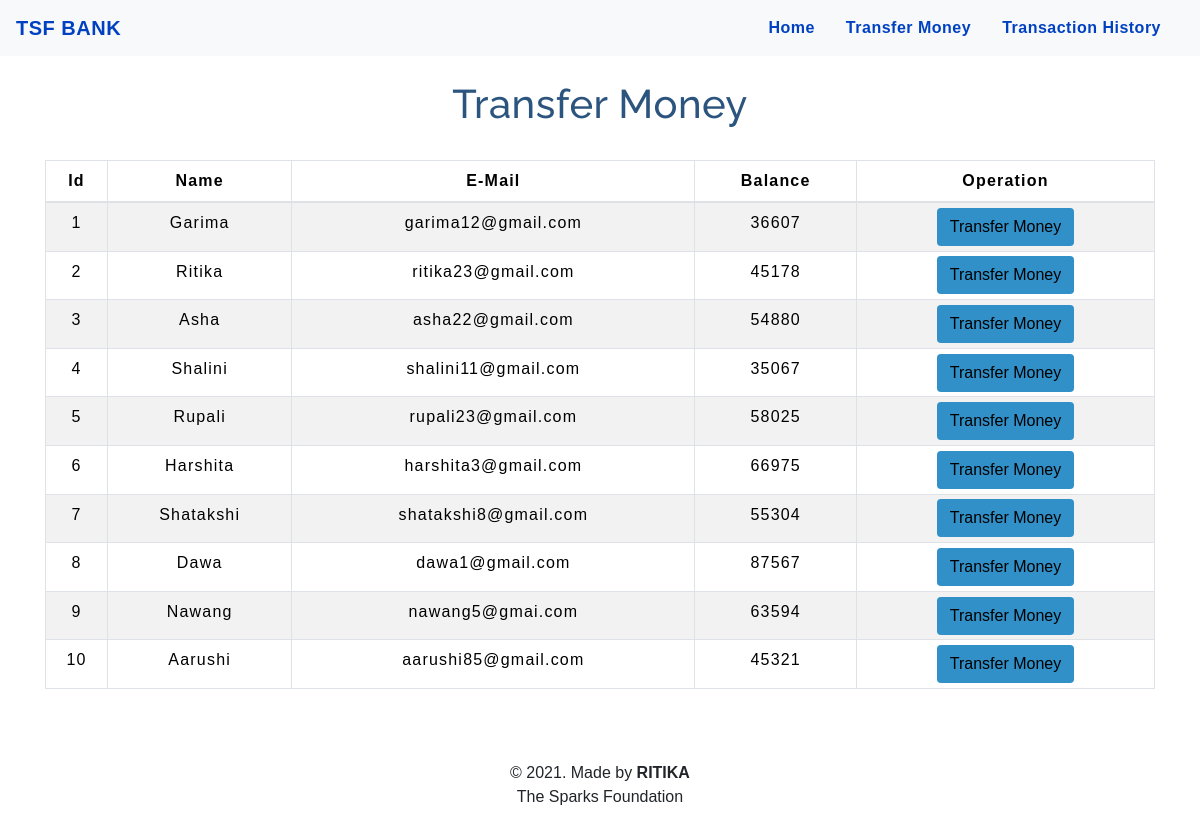
The app's page /transfermoney.php with its own data.
### tables this page shows
CREATE TABLE `users` (
  `id` int(3) NOT NULL,
  `name` text NOT NULL,
  `email` varchar(30) NOT NULL,
  `balance` int(10) NOT NULL
);

### transfermoney.php (the view, shortened to what this page needs)
<!DOCTYPE html>
<html lang="en">
<head>
    <link rel="stylesheet" href="https://maxcdn.bootstrapcdn.com/bootstrap/4.0.0/css/bootstrap.min.css">
    <link rel="stylesheet" type="text/css" href="css/table.css">
    <link rel="stylesheet" type="text/css" href="css/nav.css">
</head>
<body>
<?php
    include 'configuration.php';
    $sql = "SELECT * FROM users";
    $result = mysqli_query($conn,$sql);
?>
<?php
  include 'nav.php';
?>
<div class="container">
        <h2 class="text-center pt-4" style="color : #2B547E">Transfer Money</h2>
        <br>
            <div class="row">
                <div class="col">
                    <div class="table-responsive-sm">
                    <table class="table table-hover table-sm table-striped table-condensed table-bordered" style="border-color:black;">
                        <thead style="color : black;">
                            <tr>
                            <th scope="col" class="text-center py-2">Id</th>
                            <th scope="col" class="text-center py-2">Name</th>
                            <th scope="col" class="text-center py-2">E-Mail</th>
                            <th scope="col" class="text-center py-2">Balance</th>
                            <th scope="col" class="text-center py-2">Operation</th>
                            </tr>
                        </thead>
                        <tbody>
                <?php
                    while($rows=mysqli_fetch_assoc($result)){
                ?>
                    <tr style="color : black;">
                        <td class="py-2"><?php echo $rows['id'] ?></td>
                        <td class="py-2"><?php echo $rows['name']?></td>
                        <td class="py-2"><?php echo $rows['email']?></td>
                        <td class="py-2"><?php echo $rows['balance']?></td>
                        <td><a href="selecteduserdetail.php?id= <?php echo $rows['id'] ;?>"> <button type="button" class="btn" style="background-color : #3090C7;">Transfer Money</button></a></td>
                    </tr>
                <?php
                    }
                ?>
                        </tbody>
                    </table>
                    </div>
                </div>
            </div>
         </div>
         <footer class="text-center mt-5 py-2">
            <p>&copy 2021. Made by <b>RITIKA</b> <br> The Sparks Foundation</p>
        </footer>
</body>
</html>

### nav.php (shortened to what this page needs)
<nav class="navbar navbar-expand-md navbar-light bg-light">
      <a class="navbar-brand" href="index.php" style="color : #0041C2;"><b>TSF BANK</b></a>
      <div class="collapse navbar-collapse" id="collapsibleNavbar">
            <ul class="navbar-nav ml-auto">
              <li class="nav-item">
                <a class="nav-link" href="index.php" style="color : #0041C2;"><b>Home</b></a>
              </li>
              <li class="nav-item">
                <a class="nav-link" href="transfermoney.php" style="color : #0041C2;"><b>Transfer Money</b></a>
              </li>
              <li class="nav-item">
                <a class="nav-link" href="thistory.php" style="color : #0041C2;"><b>Transaction History</b></a>
              </li>
      </div>
    </nav>

### css/table.css (style rules this page uses)
* { padding: 0; margin: 0; box-sizing: border-box; font-family: sans-serif; }
h2 { font-size: 40px; }
table { letter-spacing: 1.2px; }
td { text-align: center; }
button { border:none; background: #d9d9d9; transition: 1s; }

### css/nav.css (style rules this page uses)
.nav-link { margin-right: 15px; color:#2F363F; letter-spacing: 0.5px; transition: 0.5s; }
.navbar-brand { color: #4C4B4B; letter-spacing: 0.5px; }
h2 { color: #4C4B4B; letter-spacing: 0.5px; font-family: raleway; }

### transfermoney.php (style rules this page uses)
button { transition: 1.5s; }

### records on screen
users: id "1", name "Garima", email "garima12@gmail.com", balance "36607"
users: id "2", name "Ritika", email "ritika23@gmail.com", balance "45178"
users: id "3", name "Asha", email "asha22@gmail.com", balance "54880"
users: id "4", name "Shalini", email "shalini11@gmail.com", balance "35067"
users: id "5", name "Rupali", email "rupali23@gmail.com", balance "58025"
users: id "6", name "Harshita", email "harshita3@gmail.com", balance "66975"
users: id "7", name "Shatakshi", email "shatakshi8@gmail.com", balance "55304"
users: id "8", name "Dawa", email "dawa1@gmail.com", balance "87567"
users: id "9", name "Nawang", email "nawang5@gmai.com", balance "63594"
users: id "10", name "Aarushi", email "aarushi85@gmail.com", balance "45321"
